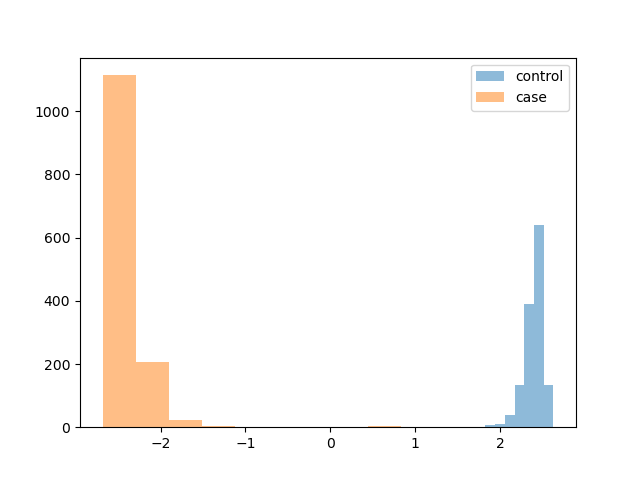

Reproduce this figure in Python.
import numpy as np
import matplotlib.pyplot as plt

p = np.load("pred.npy")
l = np.load("label.npy")

control = np.where(l == 0)[0] 
case = np.where(l == 1)[0]

plt.hist(p[control],label="control",alpha=0.5)
plt.hist(p[case],label="case",alpha=0.5)

plt.legend()
plt.savefig("compare_pred.png")
